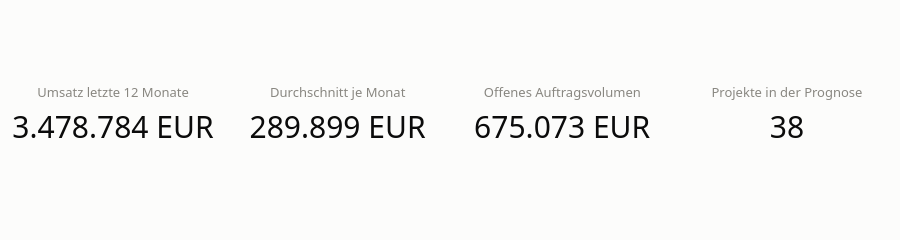

The code cell stored with this chart in its notebook:
### Markdown cell above
## Überblick

Links der tatsächlich erzielte Umsatz der vergangenen zwölf abgeschlossenen Monate,
rechts das Volumen, das aus laufenden Projekten noch abgerufen werden kann.

### Code cell
dashboard.kennzahlen()

### Figure 1 — Plotly figure (JSON) as saved in the notebook; plotly's stock layout.template omitted (floating-point values rounded to 4 significant figures)
{"data": [{"domain": {"column": 0, "row": 0}, "mode": "number", "number": {"font": {"color": "#0b0b0b", "size": 30}, "suffix": " EUR", "valueformat": ",.0f"}, "title": {"font": {"color": "#898781", "size": 13}, "text": "Umsatz letzte 12 Monate"}, "type": "indicator", "value": 3479000.0}, {"domain": {"column": 1, "row": 0}, "mode": "number", "number": {"font": {"color": "#0b0b0b", "size": 30}, "suffix": " EUR", "valueformat": ",.0f"}, "title": {"font": {"color": "#898781", "size": 13}, "text": "Durchschnitt je Monat"}, "type": "indicator", "value": 289900.0}, {"domain": {"column": 2, "row": 0}, "mode": "number", "number": {"font": {"color": "#0b0b0b", "size": 30}, "suffix": " EUR", "valueformat": ",.0f"}, "title": {"font": {"color": "#898781", "size": 13}, "text": "Offenes Auftragsvolumen"}, "type": "indicator", "value": 675100.0}, {"domain": {"column": 3, "row": 0}, "mode": "number", "number": {"font": {"color": "#0b0b0b", "size": 30}, "suffix": "", "valueformat": ",.0f"}, "title": {"font": {"color": "#898781", "size": 13}, "text": "Projekte in der Prognose"}, "type": "indicator", "value": 38}], "layout": {"font": {"color": "#52514e", "family": "system-ui, -apple-system, \"Segoe UI\", sans-serif", "size": 13}, "grid": {"columns": 4, "pattern": "coupled", "rows": 1}, "height": 150, "hoverlabel": {"font": {"family": "system-ui, -apple-system, \"Segoe UI\", sans-serif", "size": 13}}, "margin": {"b": 12, "l": 12, "r": 12, "t": 24}, "paper_bgcolor": "#fcfcfb", "plot_bgcolor": "#fcfcfb", "separators": ",.", "showlegend": false, "title": {"font": {"color": "#0b0b0b", "size": 17}, "text": "<b></b>", "x": 0, "xanchor": "left"}}}
